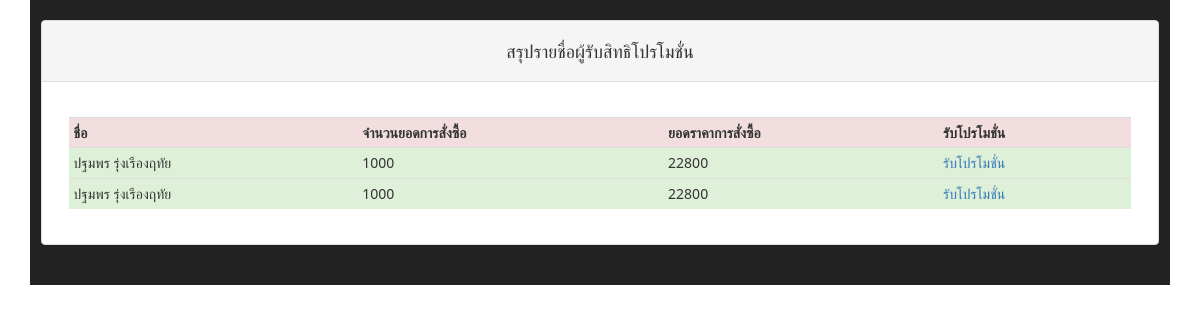
Page /mempromo.php on the committed database.
### tables this page shows
CREATE TABLE `mempromotion` (
  `memPro_id` int(11) NOT NULL,
  `mem_id` varchar(10) NOT NULL,
  `mem_Num` int(11) NOT NULL,
  `mem_Sum` int(11) NOT NULL
);

CREATE TABLE `member` (
  `mem_id` varchar(10) NOT NULL,
  `fname` varchar(50) NOT NULL,
  `lname` varchar(50) NOT NULL,
  `sex` varchar(6) NOT NULL,
  `telephone` varchar(10) NOT NULL,
  `line_id` varchar(30) NOT NULL,
  `facebook` varchar(100) NOT NULL,
  `address` varchar(100) NOT NULL,
  `image` text NOT NULL,
  `register_date` date NOT NULL,
  `expired_Date` date NOT NULL,
  `brithday` date NOT NULL
);

### mempromo.php (the view, shortened to what this page needs)
<!DOCTYPE html>
<html lang="en">
    <head>
        <link href="css/bootstrap.css" rel="stylesheet">
        <link href="css/bootstrap.min.css" rel="stylesheet">
        <link href="css/dns_9.css" rel="stylesheet">
    </head>
	 <body>
        <div class="container">
            <div class="navbar-inverse">
                <br>
                <div class="three panel panel-default">
                    <div class="panel-heading"><center><h4>สรุปรายชื่อผู้รับสิทธิโปรโมชั่น</h4></center></div>
                    <div class="three panel-body">
                        <br>
<?php
include("conn.php");
$sql="select*from mempromotion,member where mempromotion.mem_id=member.mem_id and mempromotion.	mem_Sum>=200 ";
$res=mysqli_query($conn,$sql);
 ?>
  <center><table class="table table-striped table-condensed table-hover">
  <tr>
  <td class=" danger"><b>ชื่อ</td>
  <td class=" danger"><b>จำนวนยอดการสั่งซื้อ</td>
  <td class=" danger"><b>ยอดราคาการสั่งซื้อ</td>
  <td class=" danger"><b>รับโปรโมชั่น</td>
  <tr>
  <?php while($row=mysqli_fetch_array($res)){
 ?>
   <tr>
  <td class=" success"><?php echo $row[fname]."  ".$row[lname];?></td>
  <td class=" success"><?php echo $row[mem_Num];?></td>
  <td class=" success"><?php echo $row[mem_Sum];?></td>
  <td class=" success"><a href="randd.php?idmem=<?php echo $row[mem_id];?>">รับโปรโมชั่น</a></td>
  <tr>
  <?php }?>
  </table>
  </center>
  </div>
</div>
<br>
</div>
</div>

### css/dns_9.css (style rules this page uses)
* { margin: 0; padding: 0; box-sizing: border-box; }
td, th { padding: 8px; padding: .5rem; }
.table { width: 90%; padding: 16px; padding: 1rem; }
td { font-family: 'Avenir Next', 'Segoe UI', 'Lucida Grande', sans-serif; }
.table { width: 100%; padding: 16px; padding: 1rem; }

### rows in the picture
mempromotion: mem.fname "ปฐมพร", mem.lname "รุ่งเรืองฤทัย", mem_Num "1000", mem_Sum "22800"
mempromotion: mem.fname "ปฐมพร", mem.lname "รุ่งเรืองฤทัย", mem_Num "1000", mem_Sum "22800"
